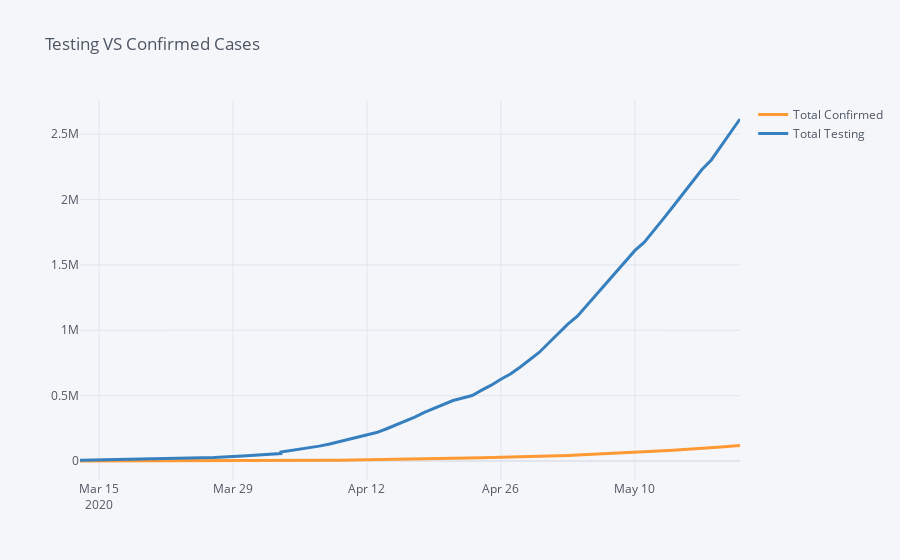

Notebook cell for this chart:
### Code cell
df.iplot(x = 'Date', y = ['Total Confirmed','Total Testing'], width=3, title='Testing VS Confirmed Cases')
